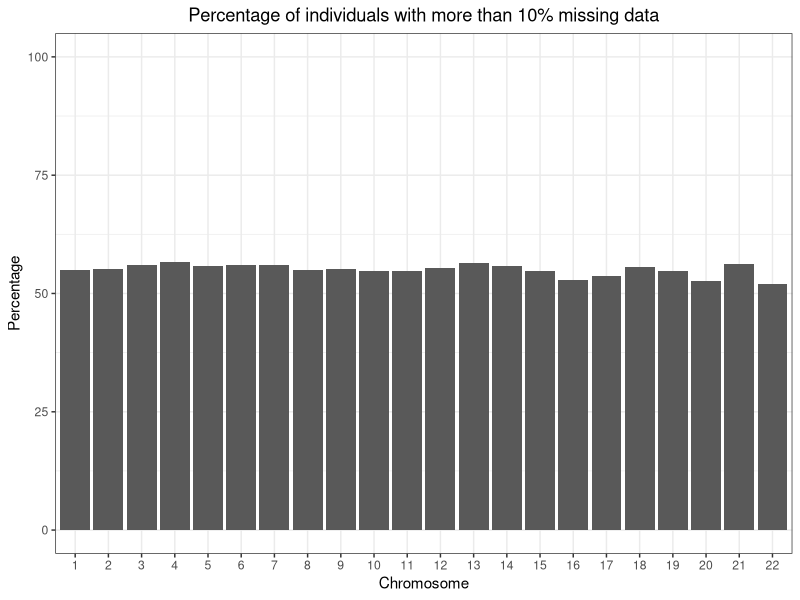

The R source for this figure:
library(ggplot2)

# high and low
data = data.frame(percentage = c(55.04087, 55.19126, 56.01093, 56.55738, 55.7377, 56.01093, 56.01093, 54.91803, 55.19126, 54.76839, 54.76839, 55.31335, 56.40327, 55.85831, 54.76839, 52.86104, 53.67847, 55.58583, 54.76839, 52.73224, 56.28415, 51.91257), chromosomes = c("1", "2", "3", "4", "5", "6", "7", "8", "9", "10", "11", "12", "13", "14", "15", "16", "17", "18", "19", "20", "21", "22"))

data$chromosomes = as.character(data$chromosomes)
data$chromosomes = factor(data$chromosomes, levels = unique(data$chromosomes))

png("c://Users/tuyen/Documents/postdoc_asu/projects/Kenya_Selection_and_Demography/Data_Processing/plots/individual_missingness_percent.png", width = 10, height = 5.5, units = "in", res = 300)
ggplot(data, aes(x=chromosomes, y=percentage)) +
  geom_bar(stat = "identity") +
  theme_bw() +
  labs(x="Chromosome", y="Percentage", title="Percentage of individuals with more than 10% missing data") +
  coord_cartesian(ylim=c(0, 100)) +
  theme(plot.title = element_text(hjust = 0.5))
dev.off()

# high
